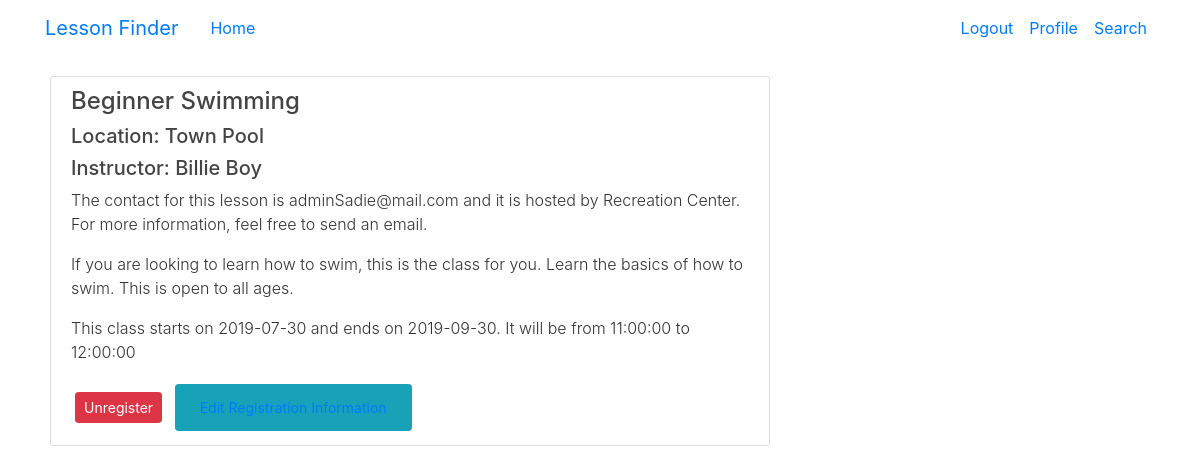
/dep_lesson_info/1/1 (signed in), run on the app's committed database.
### lessonfinder/models.py (models this page shows, shortened)
class Lesson(db.Model):
    id = db.Column(db.Integer, primary_key=True)
    name = db.Column(db.String(100), nullable=False)
    startDate = db.Column(db.Date, nullable=False)
    endDate = db.Column(db.Date, nullable=False)
    startTime = db.Column(db.Time, nullable=False)
    endTime = db.Column(db.Time, nullable=False)
    contactEmail = db.Column(db.String(250), nullable=False)
    level = db.Column(db.Integer)
    location = db.Column(db.String(50), nullable=False)
    organizationId = db.Column(db.Integer(), db.ForeignKey('organization.id'), nullable=False)
    instructor = db.Column(db.String(50), nullable=False)
    desc = db.Column(db.String(200))
    cap = db.Column(db.Integer, nullable=False)
    day = db.Column(db.String, nullable=False)

class Organization(db.Model):
    __tablename__ = 'organization'
    id = db.Column(db.Integer, primary_key=True)
    manager = db.Column(db.String(50), nullable=False)
    managerEmail = db.Column(db.String(250), nullable=False)
    name = db.Column(db.String(50), nullable=False)
    address = db.Column(db.String(50), nullable=False)
    town = db.Column(db.String(30), nullable=False)
    state = db.Column(db.String(50), nullable=False)
    lessons = db.relationship('Lesson', backref='organization', lazy=True)

### lessonfinder/routes.py (the view)
@app.route("/dep_lesson_info/<int:lesson_id>/<int:dep_id>")
@login_required
def dep_lesson_info(lesson_id, dep_id):
    lesson = Lesson.query.get(lesson_id)
    dependent = Participant.query.get(dep_id)
    return render_template('dep_lesson_info.html', title="Information", lesson=lesson, dependent=dependent)

### lessonfinder/templates/dep_lesson_info.html (shortened to what this page needs)
{% extends "layout2.html" %}
{% block content %}
    <article class="media content-section">
        <div class="media-body">
            <h4 class="article-content">{{ lesson.name }}</h4>
                <h5>Location: {{ lesson.location }}</h5>
                <h5>Instructor: {{ lesson.instructor }}</h5>
                <p class="font-weight-light">The contact for this lesson is {{ lesson.contactEmail }} and it is hosted by
                    {{ lesson.organization.name }}. For more information, feel free to send an email.</p>
                <p class="font-weight-light">{{ lesson.desc }}</p>
                <p class="font-weight-light">This class starts on {{ lesson.startDate }} and ends on {{ lesson.endDate }}.
                It will be from {{ lesson.startTime }} to {{ lesson.endTime }}</p>
                <button type="button" class="btn btn-danger btn-sm m-1" data-toggle="modal" data-target="#deleteModal">Unregister</button>
                <button type="button" class="btn btn-info btn-sm m-1">
                    <a class="nav-item nav-link" href="{{ url_for('edit_registration', dep_id=dependent.id) }}">
                        Edit Registration Information
                    </a>
                </button>
        </div>
    </article>
{% endblock content %}

### lessonfinder/static/sub_styles.css (style rules this page uses)
html, body { color: #333333; height: 100%; }
h1, h2, h3, h4, h5, h6 { color: #444444; }
.content-section { background: #ffffff; padding: 10px 20px; border: 1px solid #dddddd; border-radius: 3px; margin-bottom: 20px; }
.article-content { white-space: pre-line; }

### data on the page
Lesson: name "Beginner Swimming", location "Town Pool", instructor "Billie Boy", contactEmail "adminSadie@mail.com", desc "If you are looking to learn how to swim, this is the class for you. Learn the basics of how to swim. This is open to all ages.", startDate "2019-07-30", endDate "2019-09-30", startTime "11:00:00", endTime "12:00:00"
Organization: organization.name "Recreation Center"
